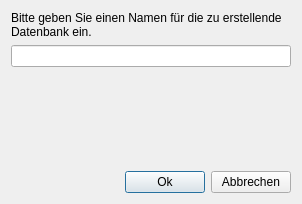
<?xml version="1.0" encoding="UTF-8"?>
<ui version="4.0">
 <class>CreateTextDialog</class>
 <widget class="QDialog" name="CreateTextDialog">
  <property name="geometry">
   <rect>
    <x>0</x>
    <y>0</y>
    <width>302</width>
    <height>204</height>
   </rect>
  </property>
  <property name="windowTitle">
   <string>Dialog</string>
  </property>
  <layout class="QVBoxLayout" name="verticalLayout">
   <item>
    <widget class="QLabel" name="_labelInfo">
     <property name="text">
      <string>Bitte geben Sie einen Namen für die zu erstellende Datenbank ein.</string>
     </property>
     <property name="wordWrap">
      <bool>true</bool>
     </property>
    </widget>
   </item>
   <item>
    <widget class="QLineEdit" name="_lineName"/>
   </item>
   <item>
    <spacer name="verticalSpacer">
     <property name="orientation">
      <enum>Qt::Vertical</enum>
     </property>
     <property name="sizeHint" stdset="0">
      <size>
       <width>20</width>
       <height>58</height>
      </size>
     </property>
    </spacer>
   </item>
   <item>
    <layout class="QHBoxLayout" name="horizontalLayout">
     <item>
      <spacer name="horizontalSpacer">
       <property name="orientation">
        <enum>Qt::Horizontal</enum>
       </property>
       <property name="sizeHint" stdset="0">
        <size>
         <width>40</width>
         <height>20</height>
        </size>
       </property>
      </spacer>
     </item>
     <item>
      <widget class="QPushButton" name="_pushAccept">
       <property name="text">
        <string>Ok</string>
       </property>
      </widget>
     </item>
     <item>
      <widget class="QPushButton" name="_pushCancel">
       <property name="text">
        <string>Abbrechen</string>
       </property>
      </widget>
     </item>
    </layout>
   </item>
  </layout>
 </widget>
 <resources/>
 <connections/>
</ui>
